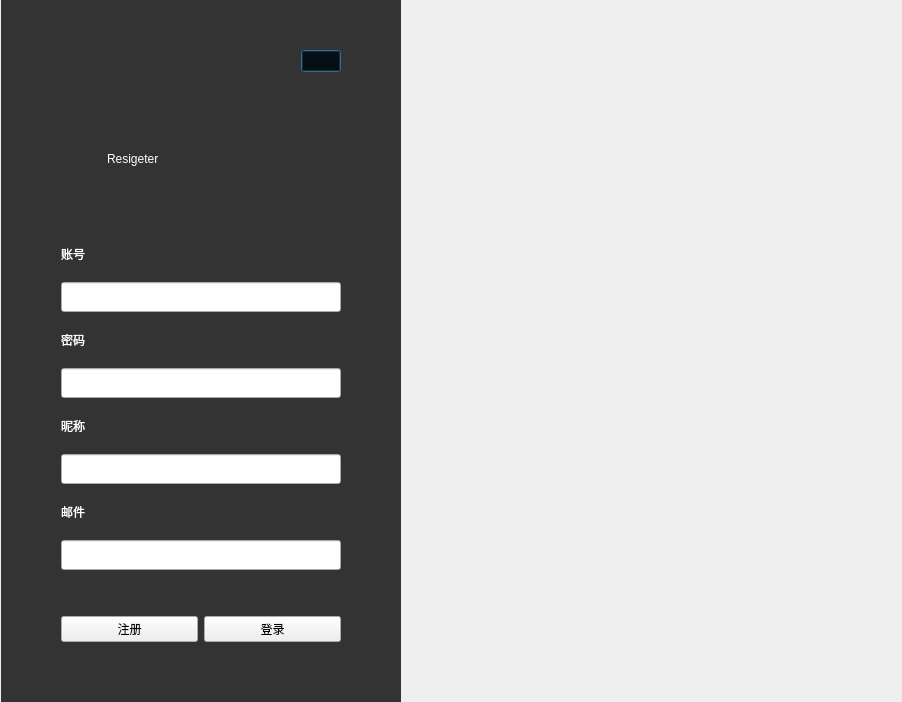
<?xml version="1.0" encoding="UTF-8"?>
<ui version="4.0">
 <class>ResigeterClass</class>
 <widget class="QDialog" name="ResigeterClass">
  <property name="geometry">
   <rect>
    <x>0</x>
    <y>0</y>
    <width>902</width>
    <height>702</height>
   </rect>
  </property>
  <property name="minimumSize">
   <size>
    <width>901</width>
    <height>702</height>
   </size>
  </property>
  <property name="maximumSize">
   <size>
    <width>902</width>
    <height>702</height>
   </size>
  </property>
  <property name="windowTitle">
   <string>Resigeter</string>
  </property>
  <layout class="QGridLayout" name="gridLayout">
   <property name="leftMargin">
    <number>0</number>
   </property>
   <property name="topMargin">
    <number>0</number>
   </property>
   <property name="rightMargin">
    <number>0</number>
   </property>
   <property name="bottomMargin">
    <number>0</number>
   </property>
   <property name="spacing">
    <number>0</number>
   </property>
   <item row="0" column="0">
    <layout class="QHBoxLayout" name="horizontalLayout">
     <property name="spacing">
      <number>0</number>
     </property>
     <item>
      <widget class="QWidget" name="widget" native="true">
       <property name="minimumSize">
        <size>
         <width>400</width>
         <height>0</height>
        </size>
       </property>
       <property name="maximumSize">
        <size>
         <width>400</width>
         <height>16777215</height>
        </size>
       </property>
       <property name="styleSheet">
        <string notr="true">QLabel
{
	background-color:transparent;
	color:white;
}
QWidget#widget{

	background-color: rgb(51, 51, 51);
	color:rgb(200,200,200);
}</string>
       </property>
       <layout class="QHBoxLayout" name="horizontalLayout_6">
        <property name="spacing">
         <number>0</number>
        </property>
        <property name="leftMargin">
         <number>0</number>
        </property>
        <property name="topMargin">
         <number>0</number>
        </property>
        <property name="rightMargin">
         <number>0</number>
        </property>
        <property name="bottomMargin">
         <number>0</number>
        </property>
        <item>
         <spacer name="horizontalSpacer_3">
          <property name="orientation">
           <enum>Qt::Horizontal</enum>
          </property>
          <property name="sizeType">
           <enum>QSizePolicy::Fixed</enum>
          </property>
          <property name="sizeHint" stdset="0">
           <size>
            <width>60</width>
            <height>20</height>
           </size>
          </property>
         </spacer>
        </item>
        <item>
         <layout class="QVBoxLayout" name="verticalLayout_2">
          <item>
           <spacer name="verticalSpacer_2">
            <property name="orientation">
             <enum>Qt::Vertical</enum>
            </property>
            <property name="sizeType">
             <enum>QSizePolicy::Fixed</enum>
            </property>
            <property name="sizeHint" stdset="0">
             <size>
              <width>20</width>
              <height>50</height>
             </size>
            </property>
           </spacer>
          </item>
          <item>
           <layout class="QHBoxLayout" name="horizontalLayout_3">
            <item>
             <spacer name="horizontalSpacer_2">
              <property name="orientation">
               <enum>Qt::Horizontal</enum>
              </property>
              <property name="sizeHint" stdset="0">
               <size>
                <width>40</width>
                <height>20</height>
               </size>
              </property>
             </spacer>
            </item>
            <item>
             <widget class="QPushButton" name="btnSet">
              <property name="styleSheet">
               <string notr="true">QPushButton#btnSet
{
 background-color: transparent;

}
QPushButton:hover
{
	background-color:rgb(99,99,99);
}</string>
              </property>
              <property name="text">
               <string/>
              </property>
              <property name="icon">
               <iconset resource="LSLFruitsRecognition.qrc">
                <normaloff>:/LSLFruitsRecognition/Resources/setting-filling.svg</normaloff>:/LSLFruitsRecognition/Resources/setting-filling.svg</iconset>
              </property>
             </widget>
            </item>
           </layout>
          </item>
          <item>
           <spacer name="verticalSpacer_4">
            <property name="orientation">
             <enum>Qt::Vertical</enum>
            </property>
            <property name="sizeHint" stdset="0">
             <size>
              <width>20</width>
              <height>40</height>
             </size>
            </property>
           </spacer>
          </item>
          <item>
           <layout class="QHBoxLayout" name="horizontalLayout_4">
            <item>
             <widget class="QLabel" name="label_logo">
              <property name="maximumSize">
               <size>
                <width>40</width>
                <height>40</height>
               </size>
              </property>
              <property name="text">
               <string/>
              </property>
              <property name="pixmap">
               <pixmap resource="LSLFruitsRecognition.qrc">:/LSLFruitsRecognition/Resources/fruit.svg</pixmap>
              </property>
              <property name="scaledContents">
               <bool>true</bool>
              </property>
             </widget>
            </item>
            <item>
             <widget class="QLabel" name="label_name">
              <property name="text">
               <string>Resigeter</string>
              </property>
             </widget>
            </item>
           </layout>
          </item>
          <item>
           <spacer name="verticalSpacer_5">
            <property name="orientation">
             <enum>Qt::Vertical</enum>
            </property>
            <property name="sizeHint" stdset="0">
             <size>
              <width>20</width>
              <height>60</height>
             </size>
            </property>
           </spacer>
          </item>
          <item>
           <widget class="QLabel" name="label_3">
            <property name="text">
             <string>账号</string>
            </property>
           </widget>
          </item>
          <item>
           <spacer name="verticalSpacer_6">
            <property name="orientation">
             <enum>Qt::Vertical</enum>
            </property>
            <property name="sizeType">
             <enum>QSizePolicy::Fixed</enum>
            </property>
            <property name="sizeHint" stdset="0">
             <size>
              <width>20</width>
              <height>13</height>
             </size>
            </property>
           </spacer>
          </item>
          <item>
           <widget class="QLineEdit" name="lineID">
            <property name="minimumSize">
             <size>
              <width>0</width>
              <height>30</height>
             </size>
            </property>
            <property name="maximumSize">
             <size>
              <width>16777215</width>
              <height>41</height>
             </size>
            </property>
           </widget>
          </item>
          <item>
           <spacer name="verticalSpacer_7">
            <property name="orientation">
             <enum>Qt::Vertical</enum>
            </property>
            <property name="sizeType">
             <enum>QSizePolicy::Fixed</enum>
            </property>
            <property name="sizeHint" stdset="0">
             <size>
              <width>20</width>
              <height>13</height>
             </size>
            </property>
           </spacer>
          </item>
          <item>
           <widget class="QLabel" name="label_4">
            <property name="text">
             <string>密码</string>
            </property>
           </widget>
          </item>
          <item>
           <spacer name="verticalSpacer_8">
            <property name="orientation">
             <enum>Qt::Vertical</enum>
            </property>
            <property name="sizeType">
             <enum>QSizePolicy::Fixed</enum>
            </property>
            <property name="sizeHint" stdset="0">
             <size>
              <width>20</width>
              <height>13</height>
             </size>
            </property>
           </spacer>
          </item>
          <item>
           <widget class="QLineEdit" name="lineEdit_pwd">
            <property name="minimumSize">
             <size>
              <width>0</width>
              <height>30</height>
             </size>
            </property>
            <property name="echoMode">
             <enum>QLineEdit::Password</enum>
            </property>
           </widget>
          </item>
          <item>
           <spacer name="verticalSpacer_9">
            <property name="orientation">
             <enum>Qt::Vertical</enum>
            </property>
            <property name="sizeType">
             <enum>QSizePolicy::Fixed</enum>
            </property>
            <property name="sizeHint" stdset="0">
             <size>
              <width>20</width>
              <height>13</height>
             </size>
            </property>
           </spacer>
          </item>
          <item>
           <widget class="QLabel" name="label_5">
            <property name="text">
             <string>昵称</string>
            </property>
           </widget>
          </item>
          <item>
           <spacer name="verticalSpacer_10">
            <property name="orientation">
             <enum>Qt::Vertical</enum>
            </property>
            <property name="sizeType">
             <enum>QSizePolicy::Fixed</enum>
            </property>
            <property name="sizeHint" stdset="0">
             <size>
              <width>20</width>
              <height>13</height>
             </size>
            </property>
           </spacer>
          </item>
          <item>
           <widget class="QLineEdit" name="lineEdit_username">
            <property name="minimumSize">
             <size>
              <width>0</width>
              <height>30</height>
             </size>
            </property>
           </widget>
          </item>
          <item>
           <spacer name="verticalSpacer_12">
            <property name="orientation">
             <enum>Qt::Vertical</enum>
            </property>
            <property name="sizeType">
             <enum>QSizePolicy::Fixed</enum>
            </property>
            <property name="sizeHint" stdset="0">
             <size>
              <width>20</width>
              <height>13</height>
             </size>
            </property>
           </spacer>
          </item>
          <item>
           <widget class="QLabel" name="label">
            <property name="text">
             <string>邮件</string>
            </property>
           </widget>
          </item>
          <item>
           <spacer name="verticalSpacer_13">
            <property name="orientation">
             <enum>Qt::Vertical</enum>
            </property>
            <property name="sizeType">
             <enum>QSizePolicy::Fixed</enum>
            </property>
            <property name="sizeHint" stdset="0">
             <size>
              <width>20</width>
              <height>13</height>
             </size>
            </property>
           </spacer>
          </item>
          <item>
           <widget class="QLineEdit" name="lineemail">
            <property name="minimumSize">
             <size>
              <width>0</width>
              <height>30</height>
             </size>
            </property>
           </widget>
          </item>
          <item>
           <spacer name="verticalSpacer_11">
            <property name="orientation">
             <enum>Qt::Vertical</enum>
            </property>
            <property name="sizeType">
             <enum>QSizePolicy::Fixed</enum>
            </property>
            <property name="sizeHint" stdset="0">
             <size>
              <width>20</width>
              <height>40</height>
             </size>
            </property>
           </spacer>
          </item>
          <item>
           <layout class="QHBoxLayout" name="horizontalLayout_5">
            <item>
             <widget class="QPushButton" name="btnresigter">
              <property name="text">
               <string>注册</string>
              </property>
             </widget>
            </item>
            <item>
             <widget class="QPushButton" name="pushButton">
              <property name="text">
               <string>登录</string>
              </property>
             </widget>
            </item>
           </layout>
          </item>
          <item>
           <spacer name="verticalSpacer_3">
            <property name="orientation">
             <enum>Qt::Vertical</enum>
            </property>
            <property name="sizeType">
             <enum>QSizePolicy::Fixed</enum>
            </property>
            <property name="sizeHint" stdset="0">
             <size>
              <width>20</width>
              <height>60</height>
             </size>
            </property>
           </spacer>
          </item>
         </layout>
        </item>
        <item>
         <spacer name="horizontalSpacer_4">
          <property name="orientation">
           <enum>Qt::Horizontal</enum>
          </property>
          <property name="sizeType">
           <enum>QSizePolicy::Fixed</enum>
          </property>
          <property name="sizeHint" stdset="0">
           <size>
            <width>60</width>
            <height>20</height>
           </size>
          </property>
         </spacer>
        </item>
       </layout>
      </widget>
     </item>
     <item>
      <widget class="QWidget" name="widget_2" native="true">
       <property name="minimumSize">
        <size>
         <width>500</width>
         <height>700</height>
        </size>
       </property>
       <property name="maximumSize">
        <size>
         <width>500</width>
         <height>700</height>
        </size>
       </property>
       <property name="styleSheet">
        <string notr="true">QWidget#widget_2
{
	background-image:url(:/LSLFruitsRecognition/Resources/a.jpg);
}
QPushButton
{
	font-size:20px;
	font-weight:bold;
	font-style:italic;
	border-radius:4px;
}
QPushButton:hover
{
	background-color:rgb(99,99,99);
}</string>
       </property>
       <layout class="QVBoxLayout" name="verticalLayout" stretch="0,0">
        <property name="spacing">
         <number>0</number>
        </property>
        <property name="leftMargin">
         <number>0</number>
        </property>
        <property name="topMargin">
         <number>0</number>
        </property>
        <property name="rightMargin">
         <number>0</number>
        </property>
        <property name="bottomMargin">
         <number>0</number>
        </property>
        <item>
         <layout class="QHBoxLayout" name="horizontalLayout_2">
          <item>
           <spacer name="horizontalSpacer">
            <property name="orientation">
             <enum>Qt::Horizontal</enum>
            </property>
            <property name="sizeHint" stdset="0">
             <size>
              <width>40</width>
              <height>20</height>
             </size>
            </property>
           </spacer>
          </item>
          <item>
           <widget class="QPushButton" name="btnmin">
            <property name="styleSheet">
             <string notr="true">background-image:url(:/LSLFruitsRecognition/Resources/minus.svg);</string>
            </property>
            <property name="text">
             <string/>
            </property>
            <property name="icon">
             <iconset resource="LSLFruitsRecognition.qrc">
              <normaloff>:/LSLFruitsRecognition/Resources/minus.svg</normaloff>:/LSLFruitsRecognition/Resources/minus.svg</iconset>
            </property>
           </widget>
          </item>
          <item>
           <widget class="QPushButton" name="btnclose">
            <property name="text">
             <string/>
            </property>
            <property name="icon">
             <iconset resource="LSLFruitsRecognition.qrc">
              <normaloff>:/LSLFruitsRecognition/Resources/close.svg</normaloff>:/LSLFruitsRecognition/Resources/close.svg</iconset>
            </property>
           </widget>
          </item>
         </layout>
        </item>
        <item>
         <spacer name="verticalSpacer">
          <property name="orientation">
           <enum>Qt::Vertical</enum>
          </property>
          <property name="sizeHint" stdset="0">
           <size>
            <width>20</width>
            <height>538</height>
           </size>
          </property>
         </spacer>
        </item>
       </layout>
      </widget>
     </item>
    </layout>
   </item>
  </layout>
 </widget>
 <layoutdefault spacing="6" margin="11"/>
 <resources>
  <include location="LSLFruitsRecognition.qrc"/>
 </resources>
 <connections>
  <connection>
   <sender>btnclose</sender>
   <signal>clicked()</signal>
   <receiver>ResigeterClass</receiver>
   <slot>close()</slot>
   <hints>
    <hint type="sourcelabel">
     <x>887</x>
     <y>11</y>
    </hint>
    <hint type="destinationlabel">
     <x>450</x>
     <y>350</y>
    </hint>
   </hints>
  </connection>
  <connection>
   <sender>btnmin</sender>
   <signal>clicked()</signal>
   <receiver>ResigeterClass</receiver>
   <slot>hide()</slot>
   <hints>
    <hint type="sourcelabel">
     <x>856</x>
     <y>11</y>
    </hint>
    <hint type="destinationlabel">
     <x>450</x>
     <y>350</y>
    </hint>
   </hints>
  </connection>
 </connections>
</ui>
